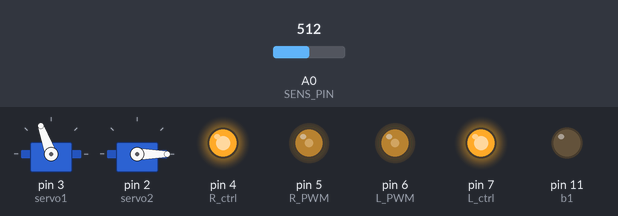
A sketch run on a simulated Arduino Uno, built with avr-gcc and run on an emulated ATmega328P. Shown: 2 × servo, output pins drawn as LEDs (lit = HIGH). The inputs (shaded band) are chosen by the test bench; at power-on: A0 (SENS_PIN) = 512. At 4.0 s the program stops and its outputs stay as they are.

Above: at 1.2 s.
1.3 s: A0 (SENS_PIN) set to 716
At 2.1 s:
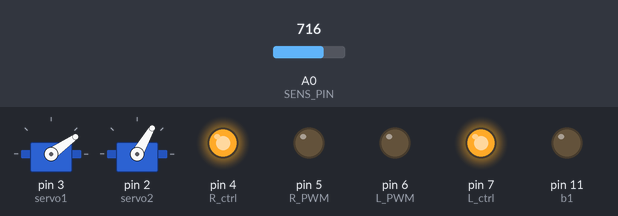
At 5.1 s:
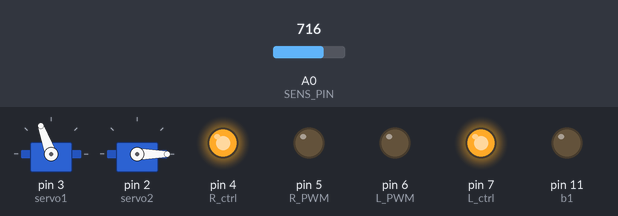
Timing chart, 0 to 5.5 s (numbered marks = the images above; inputs shaded):
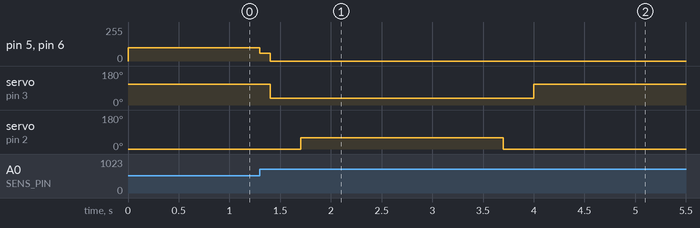

Measured:
- after the input at 1.3 s, pin 5 (R_PWM), pin 6 (L_PWM): 100/255 → 60/255 at once, → 0/255 0.10 s later; servo on pin 3 (servo1): 110° → 35° after 0.10 s, → 110° 2.6 s later; servo on pin 2 (servo2): 0° → 60° after 0.40 s, → 0° 2.0 s later

The sketch:

grabber.ino
```cpp
#include <Servo.h>
#include <GyverPID.h>

#define SENS_PIN A0

//1111

Servo servo1;     // Инициализация Серв
Servo servo2;     //
#define b1 11     // Кнопка

int moveSpd = 100;
int slowSpd = 60;

int openAng = 35;
int closeAng = 110;
int grabDelay = 100;

#define L_PWM 6
#define L_ctrl 7
#define R_PWM 5
#define R_ctrl 4

//GyverPID regulator1(0, 0, 0,10);//подключаем регуляторы, ставим коэфы

float len_sensor(){ // Чтение дистанции с ИК дальномера

  float measur  = analogRead(SENS_PIN);     // Чтение значения с АЦП
  float voltage = measur * 5 / 1023;        // Преобразование АЦП в реальный вольтаж
  float dist    = 65 * pow(voltage, -1.10); // Преобразование волтажа в мм

  return dist;
}

void pick_up() {        // Взять предмет
  servo1.write(openAng);
  delay(300);
  servo2.write(60);
}

void place_down() {     // Опустить предмет
  servo2.write(0);
  delay(300);
  servo1.write(closeAng);
}

void jam_bot () {       // Принудительная остановка бота (ДО ПЕРЕЗАПУСКА)
  while (1 > 0) {}
}

void setup() {

  pinMode(b1, OUTPUT);
  pinMode(L_PWM, OUTPUT);
  pinMode(L_ctrl, OUTPUT);
  pinMode(R_PWM, OUTPUT);
  pinMode(R_ctrl, OUTPUT);
  servo1.attach(3);          //  Привязка Серв к пинам
  servo2.attach(2);          //
  servo1.write(110);         //  Начальное положение Серв
  servo2.write(0);           //
  pinMode(SENS_PIN, INPUT);
  Serial.begin(9600);

  digitalWrite(L_ctrl,HIGH);      // Задаём направление прямо
  digitalWrite(R_ctrl,HIGH);      //
  analogWrite(L_PWM, moveSpd);    // Подаём на моторы скорость
  analogWrite(R_PWM, moveSpd);    //

}

void loop() {
  float dist = len_sensor();
  //Serial.println(dist);

  if (dist < 20) {
    analogWrite(L_PWM, slowSpd);
    analogWrite(R_PWM, slowSpd);
    delay(grabDelay);
    analogWrite(L_PWM, 0);    // Остановка
    analogWrite(R_PWM, 0);    //

    pick_up();
    delay(2000);
    place_down();

    jam_bot();
  }
}
```
